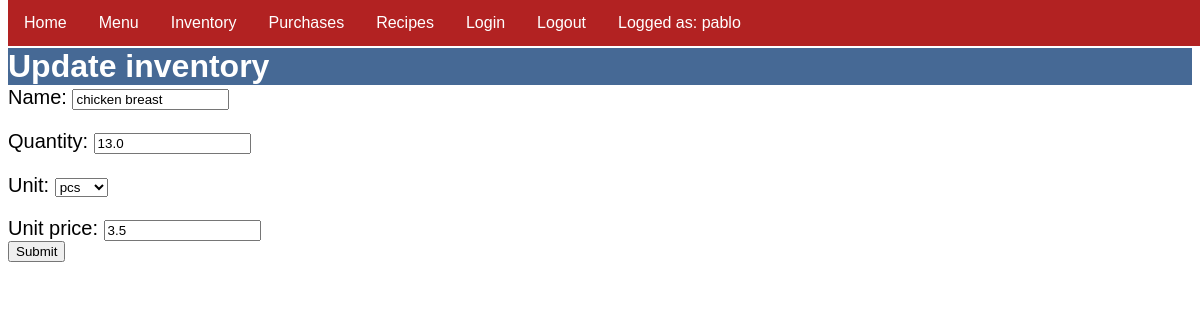
The app's page /inventory/update/1 (signed in) with its own data.
### menu/models.py (models this page shows, shortened)
class Ingredient(models.Model):
    UNITS = [
        ("gram", "g"),
        ("kilogram", "kg"),
        ("piece", "pcs"),
        ("mililitr", "ml"),
        ("litre", "l"),
        ("other", "other")
    ]
    name = models.CharField(max_length=200)
    quantity = models.FloatField(null=True)
    unit = models.CharField(max_length=10, choices=UNITS, default="other")
    unit_price = models.FloatField(null=True)

### menu/views.py (the view)
# urls.py: path("inventory/update/<pk>", views.IngredientUpdate.as_view(), name="ingredient_update"),
class IngredientUpdate(LoginRequiredMixin, UpdateView):
    template_name = "menu/ingredient_update_form.html"
    model = Ingredient
    fields = ["name", "quantity", "unit", "unit_price"]
    login_url = "login"

### menu/templates/menu/ingredient_update_form.html
{% extends 'menu/base.html' %}
{% block content %}
<h1>Update inventory</h1>
<form method="post">
    <div>
        {% csrf_token %} {{ form.as_p }}
        <input type="submit" value="Submit" />
    </div>
</form>
{% endblock %}

### menu/templates/menu/navbar.html
{% load static %}
<link href ="{% static 'menu/style.css' %}" rel="stylesheet">
    <div class="navbar">
    <ul>
        <li><a href="{% url 'home'%}">Home</a></li>
        <li><a href="{% url 'menu' %}">Menu</a></li>
        <li><a href="{% url 'inventory' %}">Inventory</a></li>
        <li><a href="{% url 'purchases' %}">Purchases</a></li>
        <li><a href="{% url 'recipe' %}">Recipes</a></li>
        <li><a href="{% url 'login' %}">Login</a></li>
        {% if request.user.is_authenticated %}
        <li><a href="{% url 'logout' %}">Logout</a></li>
        <li><a> Logged as: {{ request.user }}</a></li>
    </ul>
        {% endif %}
    </div>

### menu/static/menu/style.css (style rules this page uses)
* { font-family: Helvetica, sans-serif; }
h1 { background-color: #466995; color: white; position: relative; top: 40px; }
p { font-size: 20px; position: relative; top: 20px; }
.navbar ul { list-style-type: none; margin: 0; padding: 0; overflow: hidden; background-color: firebrick; top: 0; width: 100%; z-index: 0; position: fixed; }
li { float: left; color: white; text-align: center; }
li a { display: block; color: white; text-align: center; text-decoration: none; padding: 14px 16px; }

### records on screen
Ingredient: name "chicken breast", quantity "13.0", unit "pcs", unit_price "3.5"

### other values on screen
{{ request.user }} "pablo"
